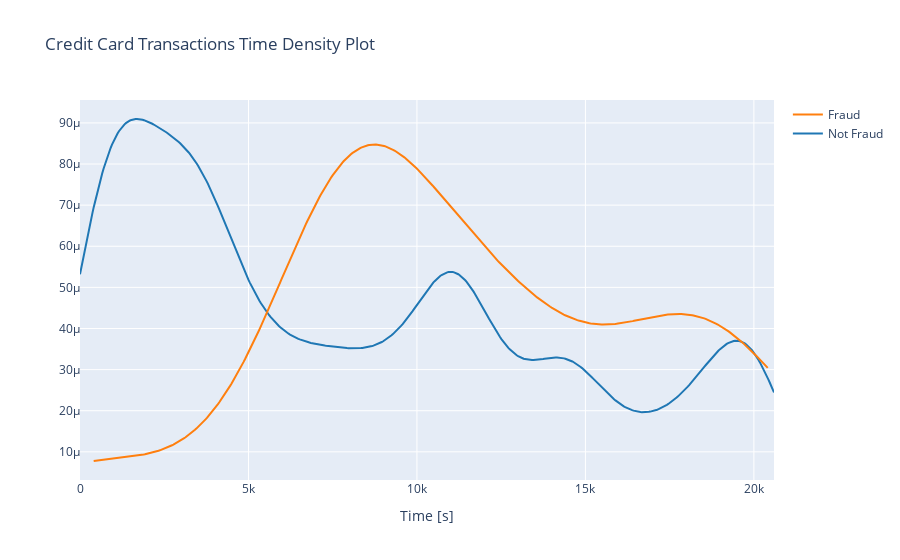

Notebook cell for this chart:
### Markdown cell above
Timely Transactions

### Code cell
class_0 = data_final.loc[data_final['Class'] == 0]["Time"]
class_1 = data_final.loc[data_final['Class'] == 1]["Time"]

hist_data = [class_0, class_1]
group_labels = ['Not Fraud', 'Fraud']

fig = ff.create_distplot(hist_data, group_labels, show_hist=False, show_rug=False)
fig['layout'].update(title='Credit Card Transactions Time Density Plot', xaxis=dict(title='Time [s]'))
iplot(fig, filename='dist_only')

### Figure 1 — Plotly figure (JSON) as saved in the notebook; plotly's stock layout.template omitted (floating-point values rounded to 4 significant figures; data arrays with more than 128 entries replaced by an {"elided": "..."} marker saying what was removed)
{"data": [{"legendgroup": "Not Fraud", "marker": {"color": "rgb(31, 119, 180)"}, "mode": "lines", "name": "Not Fraud", "showlegend": true, "x": {"elided": "500 float values"}, "xaxis": "x", "y": {"elided": "500 float values"}, "yaxis": "y", "type": "scatter"}, {"legendgroup": "Fraud", "marker": {"color": "rgb(255, 127, 14)"}, "mode": "lines", "name": "Fraud", "showlegend": true, "x": {"elided": "500 float values"}, "xaxis": "x", "y": {"elided": "500 float values"}, "yaxis": "y", "type": "scatter"}], "layout": {"barmode": "overlay", "hovermode": "closest", "legend": {"traceorder": "reversed"}, "title": {"text": "Credit Card Transactions Time Density Plot"}, "xaxis": {"anchor": "y2", "domain": [0, 1], "title": {"text": "Time [s]"}, "zeroline": false}, "yaxis": {"anchor": "free", "domain": [0, 1], "position": 0}}}
